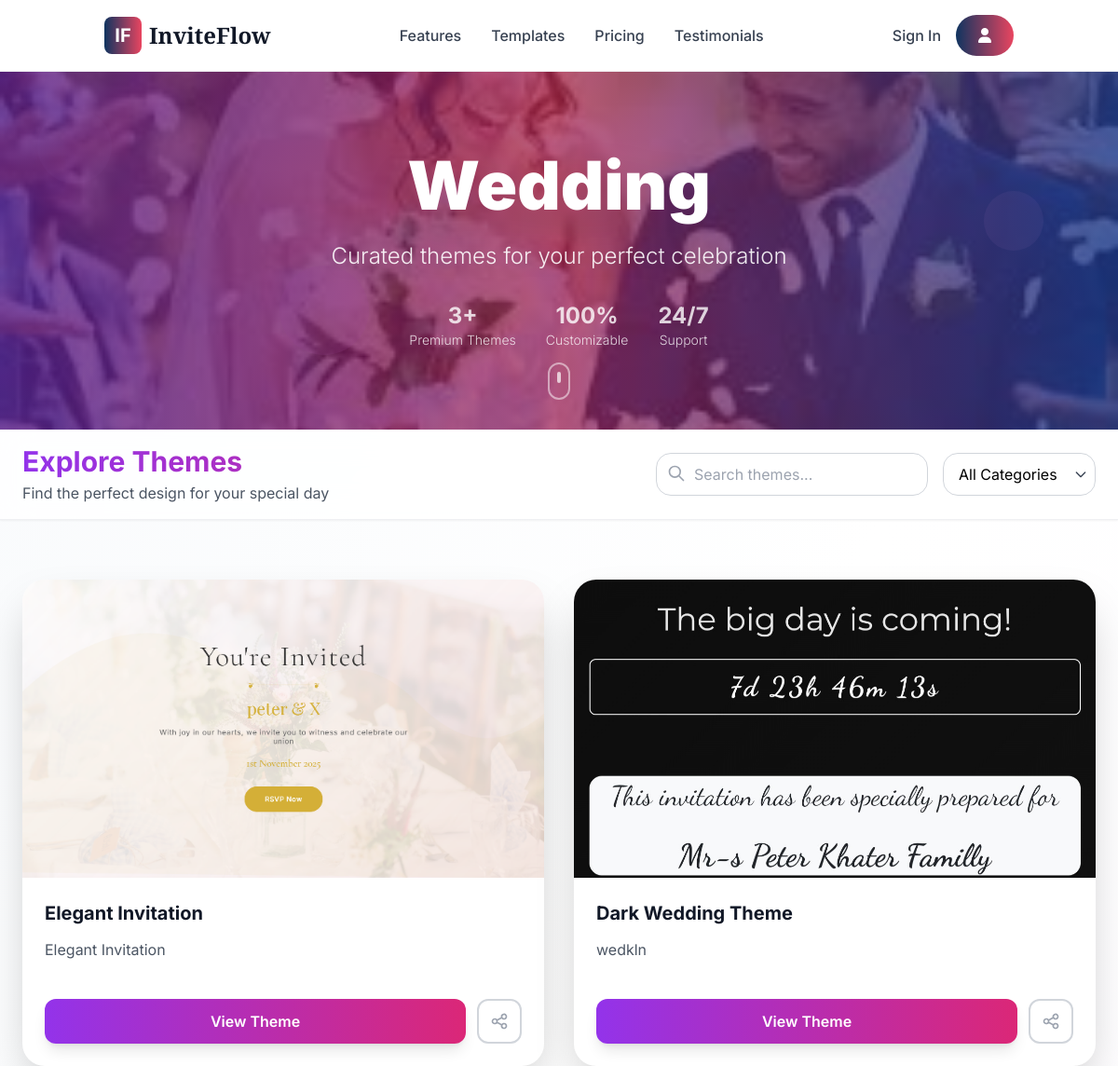
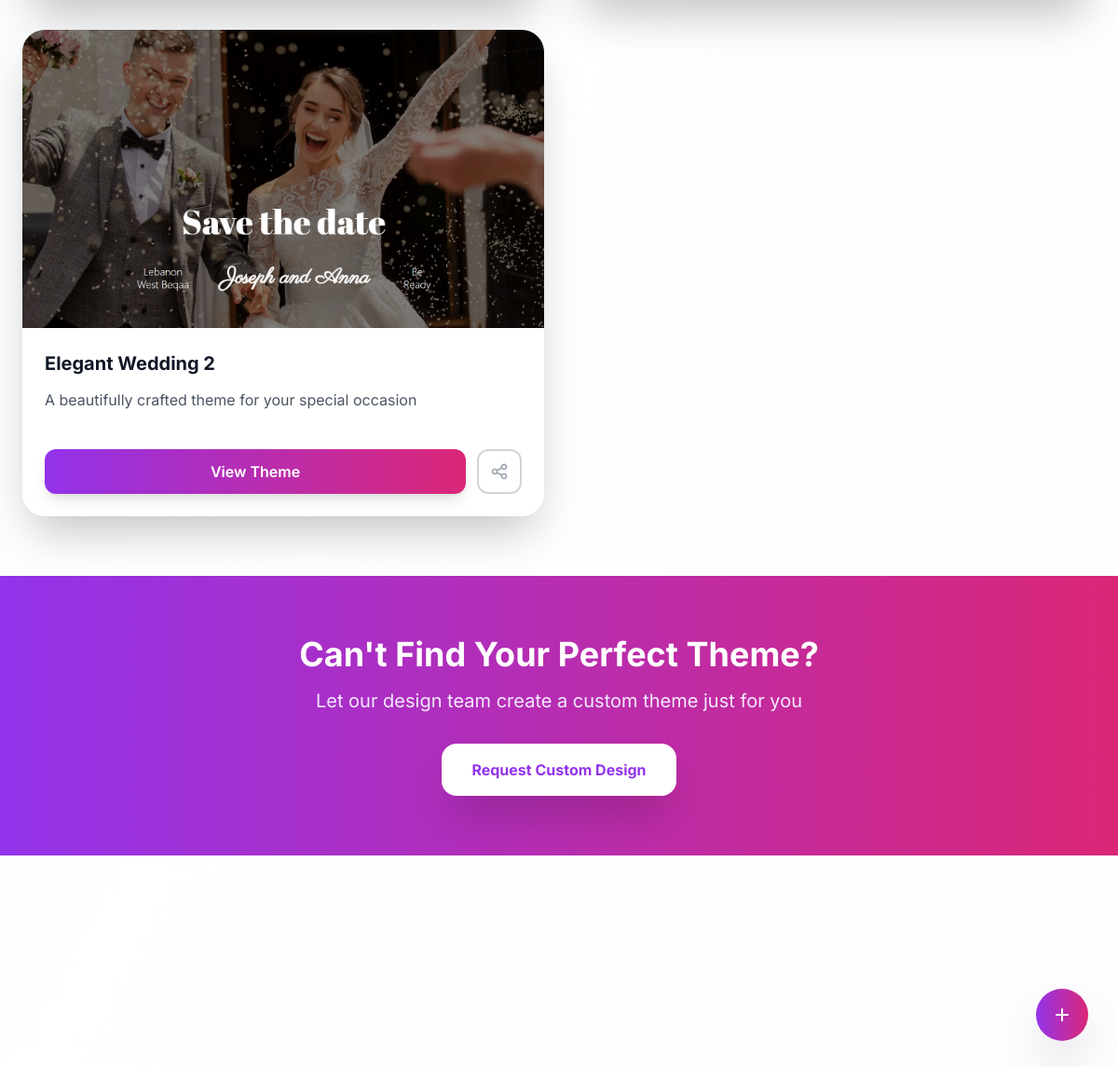
The app's page /main/category/2 with its own data (2 pictures, top to bottom).
### invitation/models.py (models this page shows, shortened)
class InvitationType(models.Model):
    name = models.CharField(max_length=100)
    description = models.TextField(blank=True)
    image = models.ImageField( upload_to='invitation_type_image/', height_field=None, width_field=None, max_length=None, null=True, blank=True)
    tag = models.CharField(max_length=150, null=True,blank=True)

class Invitation_theme(models.Model):
    GENDARE =[('male','Male'),
           ('female','Female')]
    name = models.CharField(max_length=100)
    description = models.TextField(blank=True)
    image = models.ImageField( upload_to='invitation_theme_image/', height_field=None, width_field=None, max_length=None, null=True, blank=True)
    tag = models.CharField(max_length=150, null=True,blank=True)
    invitation_type = models.ForeignKey(InvitationType, on_delete=models.CASCADE)
    html_code = models.TextField(null=True, blank=True)
    template_path = models.CharField(max_length=255, null=True, blank=True)
    gendare = models.CharField(max_length=20, choices=GENDARE, null=True, blank=True)

### core/views.py (the view)
# urls.py: path('category/<int:id>',views.category_invitation,name='category'),
def category_invitation(request, id):
    invitation_type = get_object_or_404(InvitationType, id=id)
    invitation_themes_list = get_list_or_404(Invitation_theme, invitation_type=invitation_type)
    return render(request, 'main/category_invitation.html', {
        'invitation_themes_list': invitation_themes_list,
        'invitation_type': invitation_type,
    })

### template/main/category_invitation.html (shortened to what this page needs)
{% extends 'base.html' %}
{% load static %}
{% block content %}
<div class="min-h-screen bg-gradient-to-br from-slate-50 via-white to-purple-50/30">
  <section class="relative h-96 overflow-hidden">
    <div class="absolute inset-0 bg-gradient-to-r from-purple-900/80 via-pink-800/70 to-blue-900/80 z-10"></div>
    {% if invitation_type.image %}
    <div class="absolute inset-0 transform group">
      <img src="{{ invitation_type.image.url }}" alt="{{ invitation_type.name }}"
           class="w-full h-full object-cover transform group-hover:scale-110 transition-transform duration-700">
    </div>
    {% endif %}
    <div class="absolute inset-0 z-0">
      <div class="absolute top-10 left-10 w-20 h-20 bg-white/10 rounded-full animate-pulse"></div>
      <div class="absolute top-32 right-20 w-16 h-16 bg-pink-300/20 rounded-full animate-bounce"></div>
      <div class="absolute bottom-20 left-1/4 w-24 h-24 bg-purple-300/20 rounded-full animate-ping"></div>
    </div>
    <div class="relative z-20 h-full flex items-center justify-center text-center px-4">
      <div class="max-w-4xl">
        <h1 class="text-5xl md:text-7xl font-black text-white mb-6 drop-shadow-2xl">
          {{ invitation_type.name }}
        </h1>
        <p class="text-xl md:text-2xl text-white/90 font-light mb-8 drop-shadow-lg">
          Curated themes for your perfect celebration
        </p>
        <div class="flex justify-center space-x-8 text-white/80">
          <div class="text-center">
            <div class="text-2xl font-bold">{{ invitation_themes_list|length }}+</div>
            <div class="text-sm font-light">Premium Themes</div>
          </div>
          <div class="text-center">
            <div class="text-2xl font-bold">100%</div>
            <div class="text-sm font-light">Customizable</div>
          </div>
          <div class="text-center">
            <div class="text-2xl font-bold">24/7</div>
            <div class="text-sm font-light">Support</div>
          </div>
        </div>
      </div>
    </div>
    <div class="absolute bottom-8 left-1/2 transform -translate-x-1/2 z-20 animate-bounce">
      <div class="w-6 h-10 border-2 border-white/50 rounded-full flex justify-center">
        <div class="w-1 h-3 bg-white/70 rounded-full mt-2"></div>
      </div>
    </div>
  </section>
  <section class="sticky top-0 z-40 bg-white/80 backdrop-blur-lg border-b border-gray-200/60 shadow-sm">
    <div class="max-w-7xl mx-auto px-6 py-4">
      <div class="flex flex-col md:flex-row md:items-center md:justify-between space-y-4 md:space-y-0">
        <div class="flex-1">
          <h2 class="text-3xl font-bold bg-gradient-to-r from-purple-600 to-pink-600 bg-clip-text text-transparent">
          </h2>
          <p class="text-gray-600 mt-1">Find the perfect design for your special day</p>
        </div>
        <div class="flex flex-wrap gap-4">
          <div class="relative">
            <input type="text" placeholder="Search themes..."
                   class="pl-10 pr-4 py-2.5 border border-gray-300 rounded-2xl focus:ring-2 focus:ring-purple-500 focus:border-transparent bg-white/50 backdrop-blur-sm transition-all duration-300">
            <svg class="w-5 h-5 absolute left-3 top-3 text-gray-400" fill="none" stroke="currentColor" viewBox="0 0 24 24">
              <path stroke-linecap="round" stroke-linejoin="round" stroke-width="2" d="M21 21l-6-6m2-5a7 7 0 11-14 0 7 7 0 0114 0z"></path>
            </svg>
          </div>
          <div class="relative">
            <select class="appearance-none pl-4 pr-10 py-2.5 border border-gray-300 rounded-2xl focus:ring-2 focus:ring-purple-500 focus:border-transparent bg-white/50 backdrop-blur-sm transition-all duration-300">
              <option>All Categories</option>
            </select>
            <div class="pointer-events-none absolute inset-y-0 right-0 flex items-center px-2 text-gray-700">
              <svg class="w-4 h-4" fill="none" stroke="currentColor" viewBox="0 0 24 24">
                <path stroke-linecap="round" stroke-linejoin="round" stroke-width="2" d="M19 9l-7 7-7-7"></path>
              </svg>
            </div>
          </div>
        </div>
      </div>
    </div>
  </section>
  <section class="max-w-7xl mx-auto px-6 py-16">
    <div class="grid grid-cols-1 md:grid-cols-2 xl:grid-cols-3 gap-8 auto-rows-fr">
      {% for theme in invitation_themes_list %}
      <div class="group relative bg-white rounded-3xl shadow-2xl overflow-hidden transform transition-all duration-500 hover:scale-105 hover:shadow-3xl">
        <div class="relative h-80 overflow-hidden">
          {% if theme.image %}
          <img src="{{ theme.image.url }}" alt="{{ theme.name }}"
               class="w-full h-full object-cover transform group-hover:scale-110 transition-transform duration-700">
          {% endif %}
        </div>
        <div class="p-6">
          <div class="flex items-start justify-between mb-3">
            <h3 class="text-xl font-bold text-gray-900 group-hover:text-purple-600 transition-colors duration-300">
              {{ theme.name }}
            </h3>
          </div>
          <p class="text-gray-600 leading-relaxed mb-4 line-clamp-2">
            {{ theme.description|default:"A beautifully crafted theme for your special occasion" }}
          </p>
          <div class="flex space-x-3">
            <a href="{% url 'theme_preview' theme.id %}"
               class="flex-1 bg-gradient-to-r from-purple-600 to-pink-600 text-white text-center font-semibold py-3 px-4 rounded-xl hover:from-purple-700 hover:to-pink-700 transform hover:scale-105 transition-all duration-300 shadow-lg hover:shadow-xl">
              View Theme
            </a>
            <button class="w-12 h-12 border-2 border-gray-300 rounded-xl hover:border-purple-500 hover:bg-purple-50 transition-all duration-300 flex items-center justify-center group">
            </button>
          </div>
        </div>
      </div>
      {% endfor %}
    </div>
  </section>
  <section class="bg-gradient-to-r from-purple-600 to-pink-600 text-white py-16">
    <div class="max-w-4xl mx-auto text-center px-6">
      <h2 class="text-4xl font-bold mb-4">Can't Find Your Perfect Theme?</h2>
      <p class="text-xl text-purple-100 mb-8">Let our design team create a custom theme just for you</p>
      <button class="bg-white text-purple-600 font-bold py-4 px-8 rounded-2xl hover:bg-gray-100 transform hover:scale-105 transition-all duration-300 shadow-2xl">
        Request Custom Design
      </button>
    </div>
  </section>
</div>
<div class="fixed bottom-8 right-8 z-50">
  <button class="w-14 h-14 bg-gradient-to-r from-purple-600 to-pink-600 text-white rounded-full shadow-2xl hover:shadow-3xl transform hover:scale-110 transition-all duration-300 flex items-center justify-center group">
    <svg class="w-6 h-6 transform group-hover:rotate-90 transition-transform duration-300" fill="none" stroke="currentColor" viewBox="0 0 24 24">
      <path stroke-linecap="round" stroke-linejoin="round" stroke-width="2" d="M12 6v6m0 0v6m0-6h6m-6 0H6"></path>
    </svg>
  </button>
</div>
{% endblock %}

### template/base.html (shortened to what this page needs)
<!DOCTYPE html>
<html lang="en">
<head>
    <script src="https://cdn.tailwindcss.com"></script>
<link href="https://cdn.tailwindcss.com" rel="stylesheet">
     <link
    rel="stylesheet"
    href="https://cdnjs.cloudflare.com/ajax/libs/font-awesome/6.6.0/css/all.min.css"
  />
    <link rel="stylesheet" href="https://cdnjs.cloudflare.com/ajax/libs/font-awesome/6.5.0/css/all.min.css">
    <link rel="stylesheet" href="/static/css/custom.css">
</head>
<body class="font-sans antialiased">
    {% include 'includes/header.html' %}
    <main>
        {% block content %}
        {% endblock %}
    </main>
</body>
</html>

### template/includes/header.html (shortened to what this page needs)
<header class="sticky w-full bg-white/90 backdrop-blur-md z-50 border-b border-gray-100">
    <nav class="container mx-auto px-6 py-4">
        <div class="flex items-center justify-between">
            <div class="flex items-center space-x-2">
                <div class="w-10 h-10 bg-gradient-to-r from-elegant-purple to-elegant-pink rounded-lg flex items-center justify-center">
                    <span class="text-white font-bold text-xl">IF</span>
                </div>
                <span class="text-2xl font-elegant font-bold text-gray-900">InviteFlow</span>
            </div>
            <div class="hidden md:flex items-center space-x-8">
                <a href="#features" class="text-gray-700 hover:text-elegant-purple transition-colors font-medium">Features</a>
                <a href="#templates" class="text-gray-700 hover:text-elegant-purple transition-colors font-medium">Templates</a>
                <a href="#pricing" class="text-gray-700 hover:text-elegant-purple transition-colors font-medium">Pricing</a>
                <a href="#testimonials" class="text-gray-700 hover:text-elegant-purple transition-colors font-medium">Testimonials</a>
            </div>
            <div class="flex items-center space-x-4">
                {% if request.user.is_authenticated %}
                <a href="{%url 'account_logout'%}" class="text-gray-700 hover:text-elegant-purple transition-colors font-medium hidden md:block">LogOut</a>
                {% else %}
                <a href="{%url 'account_login'%}" class="text-gray-700 hover:text-elegant-purple transition-colors font-medium hidden md:block">Sign In</a>
                {% endif %}
                <a href="{% url 'profile' %}" class="bg-gradient-to-r from-elegant-purple to-elegant-pink text-white px-6 py-2.5 rounded-full font-medium hover:shadow-lg transition-all duration-300 hover:scale-105">
                    <i class="fa-solid fa-user"></i>
                </a>
            </div>
        </div>
    </nav>
</header>

### project/static/css/custom.css (style rules this page uses)
html { scroll-behavior: smooth; }
.fade-in-up { animation: fadeInUp 0.6s ease-out; }

### template/main/category_invitation.html (style rules this page uses)
.line-clamp-2 { display: -webkit-box; -webkit-line-clamp: 2; -webkit-box-orient: vertical; overflow: hidden; }

### records on screen
InvitationType: image (picture), name "Wedding"
Invitation_theme: image (picture), name "Elegant Invitation", description "Elegant Invitation"
Invitation_theme: image (picture), name "Dark Wedding Theme", description "wedkln"
Invitation_theme: image (picture), name "Elegant Wedding 2", description "A beautifully crafted theme for your special occasion"

### other values on screen
{{ invitation_themes_list|length }} "3"
